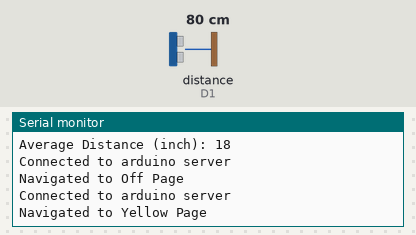
A sketch run on a simulated ESP8266 (NodeMCU). Shown: the last lines printed to the serial monitor. Wiring (inferred from the names in the program): ultrasonic range finder: trigger D2; echo D1. Inputs (shaded band) come from the test bench; at power-on: distance to the obstacle (sensor on D1) 80 cm. The echo pulse lasts 58.3 µs per cm; WiFi joins after 1.5 s; servers stay silent unless stated.

Above: at 2.9 s.
3.0 s: distance to the obstacle (sensor on D1) set to 4 cm
At 3.08 s:
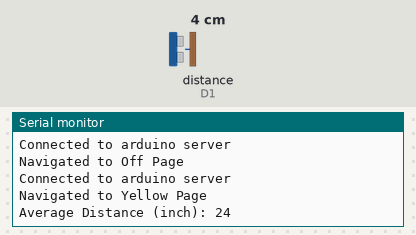
6.0 s: distance to the obstacle (sensor on D1) set to 2 cm
At 6.05 s:
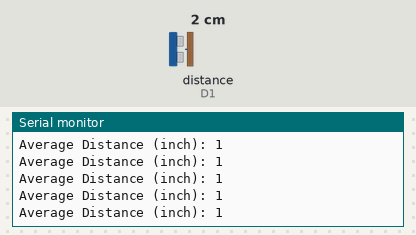
Timing chart, 0 to 9.0 s (numbered marks = the images above; inputs shaded):
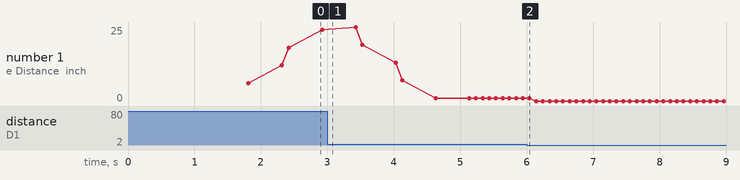

The sketch:

Stoplight_Sensor.ino
```cpp
#include <ESP8266WiFi.h>
#include <WiFiClient.h>

const char* ssid = "RYLANSLAPTOP";          // Set Wifi Name
const char* password = "Onyourleft100";     // Set Password

WiFiClient client;

int    HTTP_PORT   = 80;                    // Set to Port 80
String HTTP_METHOD = "GET"; // or "POST"    // Using GET for this. Either would work
char   HOST_NAME[] = "192.168.137.195";     // hostname/ip of web server

unsigned char echoPin = D1;                 // Set Echo Pin
unsigned char trigPin = D2;                 // Set Trig Pin

long duration;                              // sensor duration measurement
int distance1 = 0;                          // Current distance measurement
int distance2 = 0;                          // Previous distance measurement 2
int distance3 = 0;                          // Previous distance measurement 3
int distance4 = 0;                          // Previous distance measurement 4
int distance5 = 0;                          // Previous distance measurement 5
int avgDistance = 0;                        // Sensor duration measurement
bool greenOn = false;                       // Green status
bool yellowOn = false;                      // Yellow status
bool redOn = false;                         // Red status
bool blinkOn = false;                       // Blink status

// Open Green page to change green LED
void cycleGreen() {
  // If a successful connection, open page
  if(client.connect(HOST_NAME, HTTP_PORT)) {
    Serial.println("Connected to arduino server");
    // send HTTP request header of /Green
    client.println(HTTP_METHOD + " " + "/Green" + " HTTP/1.1");
    client.println("Host: " + String(HOST_NAME));
    client.println("Connection: close");
    client.println(); // end HTTP header
    Serial.println("Navigated to Green Page");
  } else {
    Serial.println("connection for Green failed");
  }
}

// Open Yellow page to change yellow LED
void cycleYellow() {
  // If a successful connection, open page
  if(client.connect(HOST_NAME, HTTP_PORT)) {
    Serial.println("Connected to arduino server");
    // send HTTP request header of /Yellow
    client.println(HTTP_METHOD + " " + "/Yellow" + " HTTP/1.1");
    client.println("Host: " + String(HOST_NAME));
    client.println("Connection: close");
    client.println(); // end HTTP header
    Serial.println("Navigated to Yellow Page");
  } else {
    Serial.println("connection for Yellow failed");
  }
}

// Open Red page to change red LED
void cycleRed() {
  // If a successful connection, open page
  if(client.connect(HOST_NAME, HTTP_PORT)) {
    Serial.println("Connected to arduino server");
    // send HTTP request header of /Red
    client.println(HTTP_METHOD + " " + "/Red" + " HTTP/1.1");
    client.println("Host: " + String(HOST_NAME));
    client.println("Connection: close");
    client.println(); // end HTTP header
    Serial.println("Navigated to Red Page");
  } else {
    Serial.println("connection for Red failed");
  }
}

// Open Blink page to start red LED blink cycle
void startBlink() {
  // If a successful connection, open page
  if(client.connect(HOST_NAME, HTTP_PORT)) {
    Serial.println("Connected to arduino server");
    // send HTTP request header of /Blink
    client.println(HTTP_METHOD + " " + "/Blink" + " HTTP/1.1");
    client.println("Host: " + String(HOST_NAME));
    client.println("Connection: close");
    client.println(); // end HTTP header
    Serial.println("Navigated to Blink Page");
  } else {
    Serial.println("connection for Blink failed");
  }
}

// Open Off page to turn off all LEDs
void lightsOff() {
  // If a successful connection, open page
  if(client.connect(HOST_NAME, HTTP_PORT)) {
    Serial.println("Connected to arduino server");
    // send HTTP request header of /Off
    client.println(HTTP_METHOD + " " + "/Off" + " HTTP/1.1");
    client.println("Host: " + String(HOST_NAME));
    client.println("Connection: close");
    client.println(); // end HTTP header
    Serial.println("Navigated to Off Page");
  } else {
    Serial.println("connection for Off failed");
  }
}

void setup() {
  // Setup Serial Monitor with 9600
  Serial.begin(9600);

  // Create Wifi connection and delay until connected
  WiFi.mode(WIFI_STA);
  WiFi.begin(ssid, password);
  Serial.println("Connecting to WiFi");
  while(WiFi.status() != WL_CONNECTED) {    // Loop until connected to WiFi
    delay(500);
    Serial.print(".");
  }

  // If connection successful show IP address in serial monitor
  Serial.println("");
  Serial.print("Connected to ");
  Serial.println(ssid);
  Serial.print("IP address: ");
  Serial.println(WiFi.localIP());           // Show your assigned IP address

  pinMode(trigPin, OUTPUT);                 // Sets the trigPin as an Output
  pinMode(echoPin, INPUT);                  // Sets the echoPin as an Input

  lightsOff();                              // Makes sure all the lights are off to start
}

void loop() {
  // Sensor distance checking
  digitalWrite(trigPin, LOW);               // Clears the trigPin
  delayMicroseconds(2);                     // Small delay
  digitalWrite(trigPin, HIGH);              // Sets the trigPin on HIGH state
  delayMicroseconds(10);                    // For 10 microseconds
  digitalWrite(trigPin, LOW);               // trigPin back to LOW state

  // Reads the echoPin, returns the sound wave travel time in microseconds
  duration = pulseIn(echoPin, HIGH);

  // Calculating the measured distance in inches. Remove "* 0.393701" to get cm.
  distance1 = duration * 0.034 / 2 * 0.393701;

  // If a bad distance read, just print a ` and don't add the new distance
  if (distance1 >= 120) {
    Serial.print("`");
  }
  else {
    // add delay to be measuring roughly 9-10 times a second
    delay(100);

    // Average the previous 5 distances together to get a rolling average
    avgDistance = (distance1 + distance2 + distance3 + distance4 + distance5) / 5;

    // Shift all of the measured distances once
    distance5 = distance4;
    distance4 = distance3;
    distance3 = distance2;
    distance2 = distance1;

    // Prints the avgDistance on the Serial Monitor
    Serial.print("Average Distance (inch): ");
    Serial.println(avgDistance);
  }

  // Now to check the distance and set the appropriate LEDs with Get requests

  // Distance between 120 and 20 inches, set LED to green if not already green
  if ((avgDistance <= 120) && (avgDistance > 20) && greenOn == false) {
    // Lights Off then Green on
    lightsOff();
    cycleGreen();

    // All status false but green
    greenOn = true;
    yellowOn = false;
    redOn = false;
    blinkOn = false;
  }
  // Distance between 20 and 12 inches, set LED to yellow if not already yellow
  else if ((avgDistance <= 20) && (avgDistance > 12) && yellowOn == false) {
    // Lights Off then Yellow on
    lightsOff();
    cycleYellow();

    // All status false but yellow
    greenOn = false;
    yellowOn = true;
    redOn = false;
    blinkOn = false;
  }
  // Distance between 12 and 5 inches, set LED to red if not already red
  else if ((avgDistance <= 12) && (avgDistance > 5) && redOn == false) {
    // Lights Off then Red on
    lightsOff();
    cycleRed();

    // All status false but red
    greenOn = false;
    yellowOn = false;
    redOn = true;
    blinkOn = false;
  }
  // Distance between 5 and 0 inches, set LED to blinking red if not already blinking
  else if ((avgDistance <= 5) && (avgDistance > 0) && blinkOn == false) {
    // Lights Off then Blink Red on
    lightsOff();
    startBlink();

    // All status false but blink
    greenOn = false;
    yellowOn = false;
    redOn = false;
    blinkOn = true;
  }
}
```

Measured:
- plotted number 1: 24 → 1 after the input at 3.0 s, 1 → 0 after the input at 6.0 s
